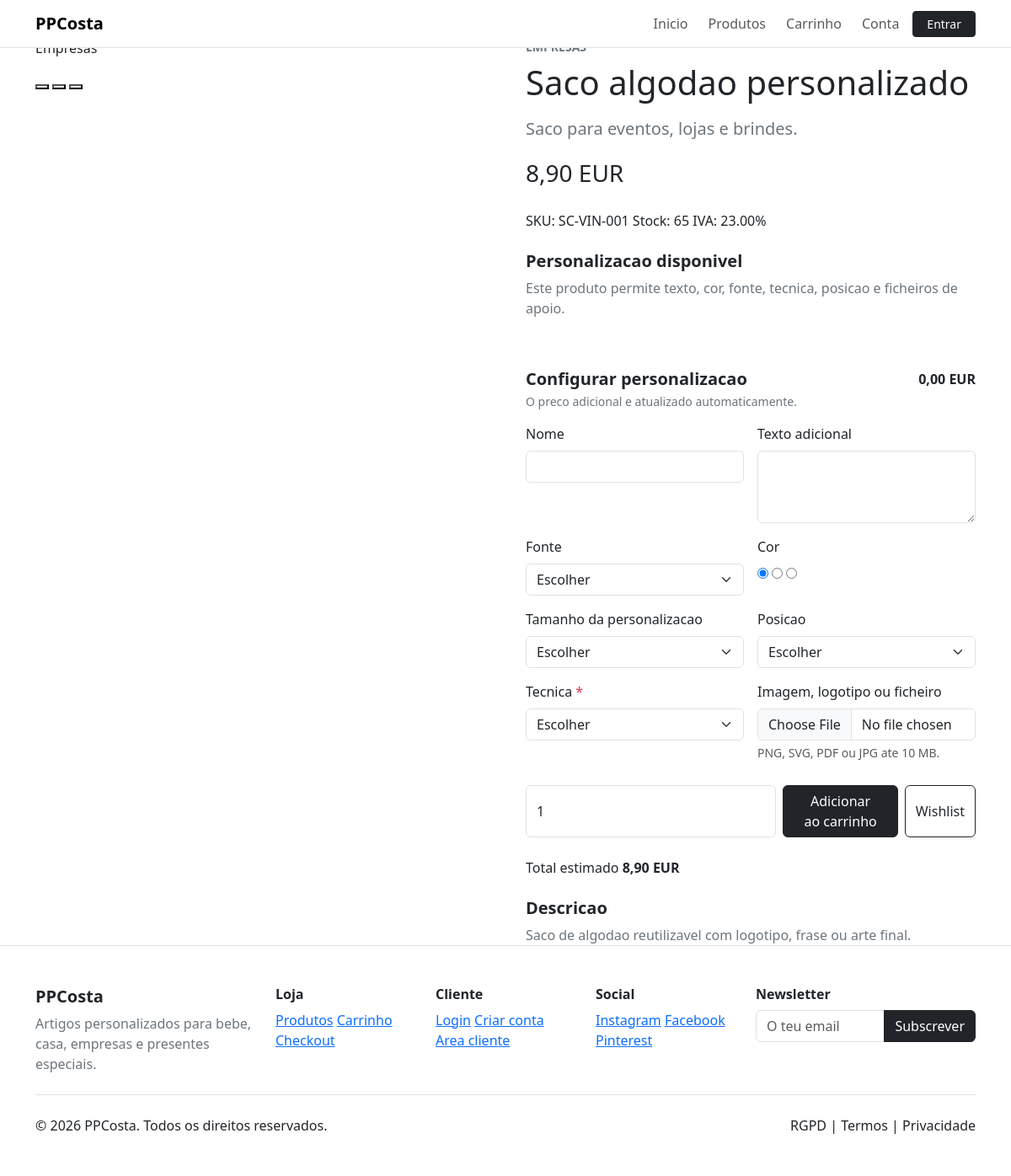
Screenshot of /produto-detalhe.php?slug=saco-algodao-personalizado with the database file from the repository.
### tables this page shows
CREATE TABLE products (
    id BIGINT UNSIGNED AUTO_INCREMENT PRIMARY KEY,
    brand_id BIGINT UNSIGNED NULL,
    supplier_id BIGINT UNSIGNED NULL,
    tax_rate_id BIGINT UNSIGNED NOT NULL,
    name VARCHAR(190) NOT NULL,
    slug VARCHAR(210) NOT NULL,
    short_description TEXT NULL,
    long_description MEDIUMTEXT NULL,
    sku VARCHAR(100) NOT NULL,
    ean VARCHAR(40) NULL,
    price DECIMAL(12,2) NOT NULL,
    sale_price DECIMAL(12,2) NULL,
    cost_price DECIMAL(12,2) NULL,
    stock INT NOT NULL DEFAULT 0,
    stock_minimum INT NOT NULL DEFAULT 0,
    weight_grams INT NULL,
    width_mm INT NULL,
    height_mm INT NULL,
    depth_mm INT NULL,
    video_url VARCHAR(255) NULL,
    is_active TINYINT(1) NOT NULL DEFAULT 1,
    is_new TINYINT(1) NOT NULL DEFAULT 0,
    is_featured TINYINT(1) NOT NULL DEFAULT 0,
    is_on_sale TINYINT(1) NOT NULL DEFAULT 0,
    is_best_seller TINYINT(1) NOT NULL DEFAULT 0,
    is_personalizable TINYINT(1) NOT NULL DEFAULT 0,
    meta_title VARCHAR(190) NULL,
    meta_description VARCHAR(255) NULL,
    canonical_url VARCHAR(255) NULL,
    created_at TIMESTAMP NOT NULL DEFAULT CURRENT_TIMESTAMP,
    updated_at TIMESTAMP NOT NULL DEFAULT CURRENT_TIMESTAMP ON UPDATE CURRENT_TIMESTAMP,
    UNIQUE KEY uq_products_slug (slug),
    UNIQUE KEY uq_products_sku (sku),
    KEY idx_products_flags (is_active, is_featured, is_new, is_on_sale, is_best_seller),
    KEY idx_products_brand (brand_id),
    KEY idx_products_supplier (supplier_id),
    FULLTEXT KEY ft_products_search (name, short_description, long_description, sku),
    CONSTRAINT fk_products_brand FOREIGN KEY (brand_id) REFERENCES brands(id) ON DELETE SET NULL,
    CONSTRAINT fk_products_supplier FOREIGN KEY (supplier_id) REFERENCES suppliers(id) ON DELETE SET NULL,
    CONSTRAINT fk_products_tax_rate FOREIGN KEY (tax_rate_id) REFERENCES tax_rates(id),
    CHECK (price >= 0),
    CHECK (sale_price IS NULL OR sale_price >= 0),
    CHECK (stock >= 0)
);

CREATE TABLE categories (
    id BIGINT UNSIGNED AUTO_INCREMENT PRIMARY KEY,
    parent_id BIGINT UNSIGNED NULL,
    name VARCHAR(160) NOT NULL,
    slug VARCHAR(180) NOT NULL,
    description TEXT NULL,
    image_path VARCHAR(255) NULL,
    sort_order INT NOT NULL DEFAULT 0,
    is_active TINYINT(1) NOT NULL DEFAULT 1,
    meta_title VARCHAR(190) NULL,
    meta_description VARCHAR(255) NULL,
    created_at TIMESTAMP NOT NULL DEFAULT CURRENT_TIMESTAMP,
    updated_at TIMESTAMP NOT NULL DEFAULT CURRENT_TIMESTAMP ON UPDATE CURRENT_TIMESTAMP,
    UNIQUE KEY uq_categories_slug (slug),
    KEY idx_categories_parent (parent_id),
    KEY idx_categories_active_sort (is_active, sort_order),
    CONSTRAINT fk_categories_parent FOREIGN KEY (parent_id) REFERENCES categories(id) ON DELETE SET NULL
);

CREATE TABLE tax_rates (
    id BIGINT UNSIGNED AUTO_INCREMENT PRIMARY KEY,
    name VARCHAR(120) NOT NULL,
    rate DECIMAL(5,2) NOT NULL,
    country_code CHAR(2) NOT NULL DEFAULT 'PT',
    is_default TINYINT(1) NOT NULL DEFAULT 0,
    is_active TINYINT(1) NOT NULL DEFAULT 1,
    CHECK (rate >= 0)
);

CREATE TABLE product_personalizations (
    id BIGINT UNSIGNED AUTO_INCREMENT PRIMARY KEY,
    product_id BIGINT UNSIGNED NOT NULL,
    personalization_type_id BIGINT UNSIGNED NOT NULL,
    label VARCHAR(160) NOT NULL,
    min_length INT NULL,
    max_length INT NULL,
    allowed_file_types VARCHAR(190) NULL,
    max_file_bytes INT NULL,
    base_extra_price DECIMAL(12,2) NOT NULL DEFAULT 0,
    sort_order INT NOT NULL DEFAULT 0,
    is_required TINYINT(1) NOT NULL DEFAULT 0,
    is_active TINYINT(1) NOT NULL DEFAULT 1,
    KEY idx_product_personalizations_product (product_id, is_active),
    CONSTRAINT fk_product_personalizations_product FOREIGN KEY (product_id) REFERENCES products(id) ON DELETE CASCADE,
    CONSTRAINT fk_product_personalizations_type FOREIGN KEY (personalization_type_id) REFERENCES personalization_types(id),
    CHECK (base_extra_price >= 0)
);

CREATE TABLE personalization_types (
    id BIGINT UNSIGNED AUTO_INCREMENT PRIMARY KEY,
    name VARCHAR(120) NOT NULL,
    slug VARCHAR(140) NOT NULL,
    input_type ENUM('text','textarea','select','color','font','file','position','technique') NOT NULL,
    is_required TINYINT(1) NOT NULL DEFAULT 0,
    is_active TINYINT(1) NOT NULL DEFAULT 1,
    UNIQUE KEY uq_personalization_types_slug (slug)
);

CREATE TABLE personalization_options (
    id BIGINT UNSIGNED AUTO_INCREMENT PRIMARY KEY,
    personalization_type_id BIGINT UNSIGNED NOT NULL,
    label VARCHAR(160) NOT NULL,
    value VARCHAR(190) NOT NULL,
    extra_price DECIMAL(12,2) NOT NULL DEFAULT 0,
    color_hex CHAR(7) NULL,
    sort_order INT NOT NULL DEFAULT 0,
    is_active TINYINT(1) NOT NULL DEFAULT 1,
    KEY idx_personalization_options_type (personalization_type_id, is_active),
    CONSTRAINT fk_personalization_options_type FOREIGN KEY (personalization_type_id) REFERENCES personalization_types(id) ON DELETE CASCADE,
    CHECK (extra_price >= 0)
);

### produto-detalhe.php (the view, shortened to what the rows shown need)
<?php
require_once __DIR__ . '/includes/personalization.php';
$slug = trim($_GET['slug'] ?? '');
$product = $slug !== '' ? catalog_product_by_slug($slug) : null;
    ?>
    <?php
$personalizationRules = !empty($product['is_personalizable'])
    ? personalization_rules_for_product((int) $product['id'])
    : [];
require_once __DIR__ . '/includes/header.php';
?>
<section class="product-detail section-pad">
    <div class="container">
        <div class="row g-5">
            <div class="col-lg-6">
                <div class="product-gallery-main <?= e($product['media_class'] ?? 'product-mug') ?>" data-personalization-preview>
                    <span data-preview-product><?= e($product['category_name'] ?? 'Produto') ?></span>
                </div>
            </div>
            <div class="col-lg-6">
                <p class="text-uppercase text-secondary fw-semibold small mb-2"><?= e($product['category_name'] ?? 'Catalogo') ?></p>
                <h1 class="section-title mb-3"><?= e($product['name']) ?></h1>
                <p class="text-secondary lead"><?= e($product['short_description'] ?? '') ?></p>
                <div class="d-flex align-items-center gap-2 mb-4">
                    <span class="price fs-3"><?= e(format_price((float) $product['final_price'])) ?></span>
                </div>
                <div class="product-meta mb-4">
                    <span>SKU: <?= e($product['sku']) ?></span>
                    <span>Stock: <?= e((string) $product['stock']) ?></span>
                    <span>IVA: <?= e((string) ($product['tax_rate'] ?? '23.00')) ?>%</span>
                </div>
                <?php if (!empty($product['is_personalizable'])): ?>
                    <div class="personalization-preview mb-4">
                        <h2 class="h5 fw-bold">Personalizacao disponivel</h2>
                        <p class="text-secondary mb-3">Este produto permite texto, cor, fonte, tecnica, posicao e ficheiros de apoio.</p>
                        <div class="d-flex flex-wrap gap-2">
                        </div>
                    </div>
                <?php endif; ?>
                <form class="product-buy-box" method="post" action="<?= e(url('carrinho.php')) ?>" enctype="multipart/form-data" data-personalization-form data-product-price="<?= e((string) $product['final_price']) ?>" data-product-id="<?= e((string) $product['id']) ?>">
                    <?php if ($personalizationRules !== []): ?>
                        <div class="personalization-editor mb-4">
                            <div class="d-flex justify-content-between align-items-start gap-3 mb-3">
                                <div>
                                    <h2 class="h5 fw-bold mb-1">Configurar personalizacao</h2>
                                </div>
                            </div>
                            <div class="row g-3">
                                <?php foreach ($personalizationRules as $rule): ?>
                                    <?php $fieldName = 'personalization[' . $rule['slug'] . ']'; ?>
                                    <div class="col-md-6">
                                        <label class="form-label" for="personalization-<?= e($rule['slug']) ?>">
                                            <?= e($rule['label']) ?>
                                            <?php if (!empty($rule['is_required'])): ?>
                                                <span class="text-danger">*</span>
                                            <?php endif; ?>
                                        </label>
                                        <?php if (in_array($rule['input_type'], ['select', 'font', 'position', 'technique'], true)): ?>
                                            <select class="form-select" id="personalization-<?= e($rule['slug']) ?>" name="<?= e($fieldName) ?>" data-personalization-field data-preview-field="<?= e($rule['slug']) ?>" <?= !empty($rule['is_required']) ? 'required' : '' ?>>
                                                <option value="">Escolher</option>
                                            </select>
                                        <?php elseif ($rule['input_type'] === 'color'): ?>
                                            <div class="color-choice-group" data-personalization-field-group>
                                                <?php foreach ($rule['options'] as $index => $option): ?>
                                                    <label class="color-choice" title="<?= e($option['label']) ?>">
                                                        <input type="radio" name="<?= e($fieldName) ?>" value="<?= e($option['value']) ?>" data-personalization-field data-preview-field="<?= e($rule['slug']) ?>" data-extra-price="<?= e((string) $option['extra_price']) ?>" <?= $index === 0 ? 'checked' : '' ?>>
                                                    </label>
                                                <?php endforeach; ?>
                                            </div>
                                        <?php elseif ($rule['input_type'] === 'textarea'): ?>
                                            <textarea class="form-control" id="personalization-<?= e($rule['slug']) ?>" name="<?= e($fieldName) ?>" rows="3" maxlength="<?= e((string) ($rule['max_length'] ?? 120)) ?>" data-personalization-field data-preview-field="<?= e($rule['slug']) ?>" data-base-extra-price="<?= e((string) $rule['base_extra_price']) ?>"></textarea>
                                        <?php elseif ($rule['input_type'] === 'file'): ?>
                                            <input class="form-control" id="personalization-<?= e($rule['slug']) ?>" name="personalization_file" type="file" accept=".png,.svg,.pdf,.jpg,.jpeg" data-personalization-file data-base-extra-price="<?= e((string) $rule['base_extra_price']) ?>">
                                            <div class="form-text">PNG, SVG, PDF ou JPG ate <?= e((string) round(((int) ($rule['max_file_bytes'] ?? MAX_UPLOAD_BYTES)) / 1024 / 1024)) ?> MB.</div>
                                        <?php else: ?>
                                            <input class="form-control" id="personalization-<?= e($rule['slug']) ?>" name="<?= e($fieldName) ?>" type="text" maxlength="<?= e((string) ($rule['max_length'] ?? 80)) ?>" data-personalization-field data-preview-field="<?= e($rule['slug']) ?>" data-base-extra-price="<?= e((string) $rule['base_extra_price']) ?>" <?= !empty($rule['is_required']) ? 'required' : '' ?>>
                                        <?php endif; ?>
                                    </div>
                                <?php endforeach; ?>
                            </div>
                        </div>
                    <?php endif; ?>
                    <div class="d-flex flex-column flex-sm-row gap-2 mb-4">
                    </div>
                    <div class="total-preview mb-4">
                    </div>
                </form>
                <div class="product-description">
                    <h2 class="h5 fw-bold">Descricao</h2>
                    <p class="text-secondary mb-0"><?= e($product['long_description'] ?? $product['short_description'] ?? '') ?></p>
                </div>
            </div>
        </div>
    </div>
</section>
<?php require_once __DIR__ . '/includes/footer.php'; ?>

### rows the page displays
products: categories.name "Empresas", name "Saco algodao personalizado", short_description "Saco para eventos, lojas e brindes.", sku "SC-VIN-001", stock "65", tax_rate.rate "23.00", long_description "Saco de algodao reutilizavel com logotipo, frase ou arte final."
product_personalizations: label "Nome"
product_personalizations: label "Texto adicional"
product_personalizations: label "Fonte"
product_personalizations: label "Cor"
product_personalizations: label "Tamanho da personalizacao"
product_personalizations: label "Posicao"
product_personalizations: label "Tecnica"
product_personalizations: label "Imagem, logotipo ou ficheiro", max_file_bytes "10"

### other values shown
APP_NAME "PPCosta"
format_price((float) $product['final_price']) "8,90 EUR"
format_price(0) "0,00 EUR"
